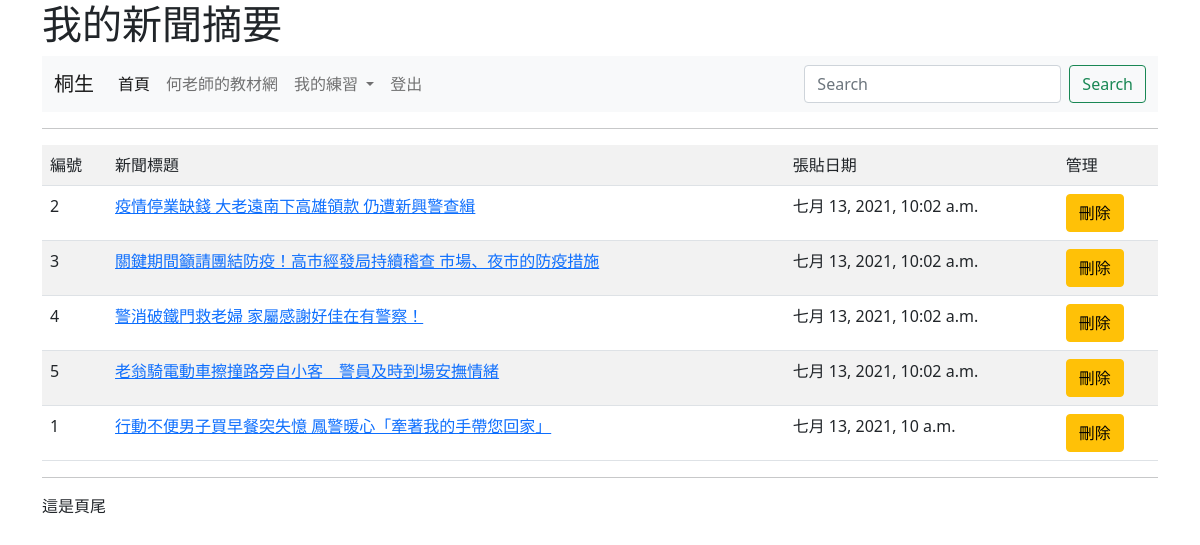
Page /news/ (signed in) on the committed database.
### mysite/models.py (models this page shows, shortened)
class Post(models.Model):
    title = models.CharField(max_length=200)
    content = models.TextField()
    pub_date = models.DateTimeField(default=timezone.now)
    class Meta:
        ordering = ('-pub_date',)

### mysite/views.py (the view)
# urls.py: path('news/', views.news),
def news(request):
	posts = Post.objects.all()
	return render(request, "news.html", locals())

### templates/news.html (shortened to what this page needs)
{% extends "base.html" %}
{% block main %}
	<table class="table table-striped">
		<tr>
			<td>編號</td>
			<td>新聞標題</td>
			<td>張貼日期</td>
			{% if request.user.is_superuser %}
				<td>管理</td>
			{% endif %}
		</tr>
	{% for post in posts %}
		<tr>
			<td>{{ post.id }}</td>
			{% if request.user.is_authenticated %}
				<td><a href="/show/{{ post.id }}">{{ post.title }}</a></td>
			{% else %}
				<td><a>{{ post.title }}</a></td>
			{%endif%}
			<td>{{ post.pub_date }}</td>
			{% if request.user.is_superuser %}
				<td><a class="btn btn-warning" href="/delete/{{post.id}}">刪除</a></td>
			{% endif %}
		</tr>
	{% endfor %}
	</table>
{% endblock %}

### templates/menu.html (shortened to what this page needs)
<nav class="navbar navbar-expand-lg navbar-light bg-light">
  <div class="container-fluid">
    <a class="navbar-brand" href="#">
    {% if request.user.is_authenticated %}
      {{ request.user.first_name }}
    {% else%}
      未登入的訪客
    {% endif %}
    </a>
    <div class="collapse navbar-collapse" id="navbarSupportedContent">
      <ul class="navbar-nav me-auto mb-2 mb-lg-0">
        <li class="nav-item">
          <a class="nav-link active" aria-current="page" href="/">首頁</a>
        </li>
        <li class="nav-item">
          <a class="nav-link" href="https://104.es">何老師的教材網</a>
        </li>
        <li class="nav-item dropdown">
          <a class="nav-link dropdown-toggle" href="#" id="navbarDropdown" role="button" data-bs-toggle="dropdown" aria-expanded="false">
            我的練習
          </a>
        </li>
        {% if request.user.is_authenticated %}
          <li class="nav-item">
            <a class="nav-link" href="/logout/" tabindex="-1">登出</a>
          </li>
        {% else %}
            <li class="nav-item">
              <a class="nav-link" href="/admin/login/?next=/" tabindex="-1">登入</a>
            </li>
        {%endif%}
      </ul>
      <form class="d-flex">
        <input class="form-control me-2" type="search" placeholder="Search" aria-label="Search">
        <button class="btn btn-outline-success" type="submit">Search</button>
      </form>
    </div>
  </div>
</nav>

### rows in the picture
Post: id "2", title "疫情停業缺錢 大老遠南下高雄領款 仍遭新興警查緝", pub_date "七月 13, 2021, 10:02 a.m."
Post: id "3", title "關鍵期間籲請團結防疫！高市經發局持續稽查 市場、夜市的防疫措施", pub_date "七月 13, 2021, 10:02 a.m."
Post: id "4", title "警消破鐵門救老婦 家屬感謝好佳在有警察！", pub_date "七月 13, 2021, 10:02 a.m."
Post: id "5", title "老翁騎電動車擦撞路旁自小客 警員及時到場安撫情緒", pub_date "七月 13, 2021, 10:02 a.m."
Post: id "1", title "行動不便男子買早餐突失憶 鳳警暖心「牽著我的手帶您回家」", pub_date "七月 13, 2021, 10 a.m."

### other values in the picture
{{ request.user.first_name }} "桐生"
